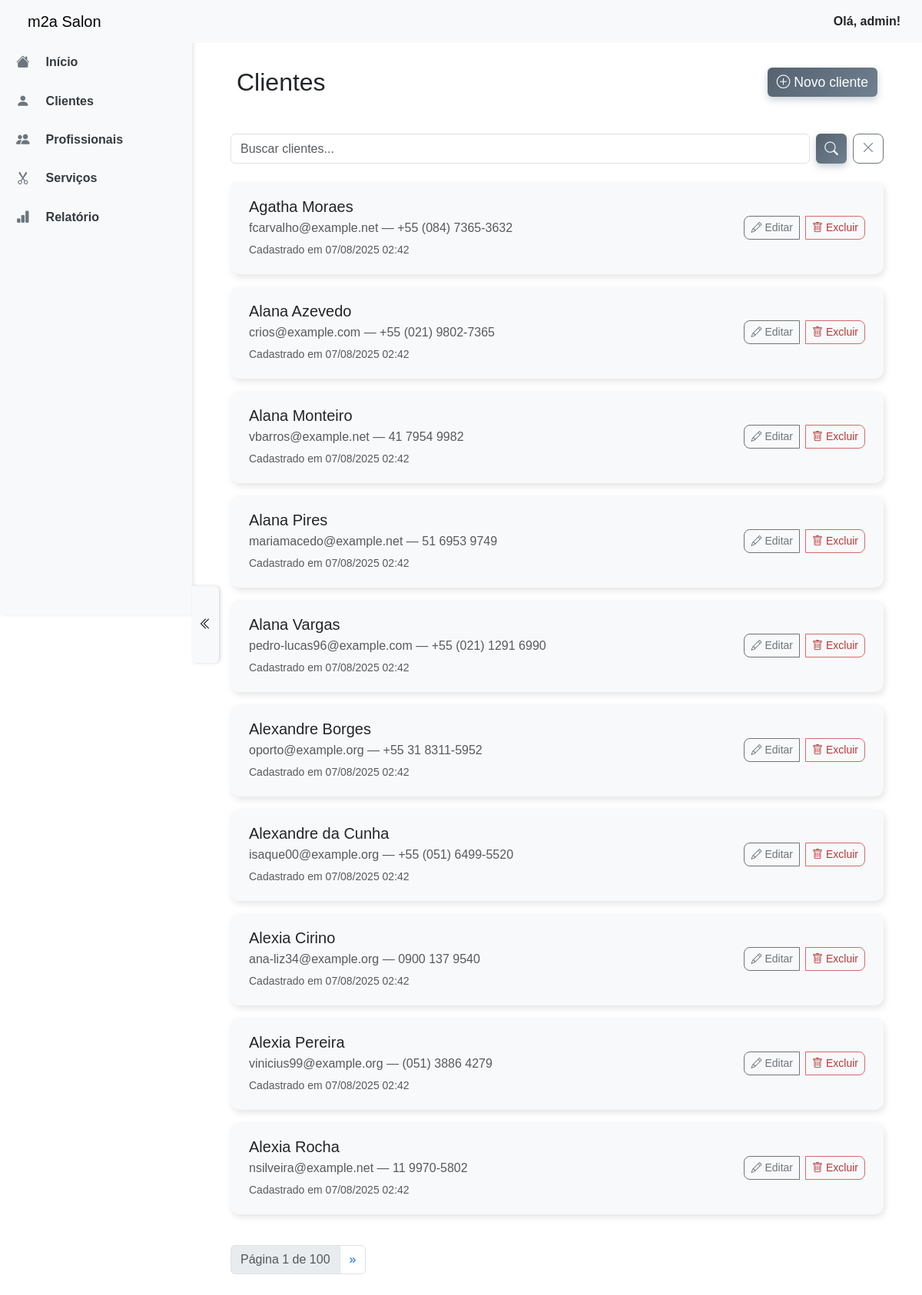
Screenshot of /clients/ (signed in) with the database file from the repository.
### m2a_salon_app/models.py (models this page shows, shortened)
class Client(models.Model):
    name = models.CharField(max_length=100)
    email = models.EmailField(unique=True)
    phone = models.CharField(max_length=20)
    created_at = models.DateTimeField(auto_now_add=True)
    class Meta:
        verbose_name = _('Cliente')
        verbose_name_plural = _('Clientes')

### m2a_salon_app/views.py (the view)
# urls.py: path('clients/', ClientListView.as_view(), name='client-list'),
@login_required_mixin
class ClientListView(ListView):
    model = Client
    context_object_name = 'clients'
    template_name = 'clients/list.html'
    paginate_by = 10
    ordering = ['name']
    def get_queryset(self):
        qs = super().get_queryset()
        query = self.request.GET.get('q')
        if query:
            qs = qs.filter(name__icontains=query)
        return qs
    def get_context_data(self, **kwargs):
        context = super().get_context_data(**kwargs)
        context['client_form'] = ClientForm()
        context['client_create_url'] = reverse_lazy('client-create')
        context['edit_forms'] = {
            client.pk: {
                'form': ClientForm(instance=client),
                'modal_id': f'edit-client-modal{client.pk}',
                'action_update_url': reverse('client-update', kwargs={'pk': client.pk}),
            }
            for client in context['clients']
        }
        context['delete_modal'] = {
            client.pk: {
                'modal_id': f'delete-client-modal{client.pk}',
                'action_delete_url': reverse('client-delete', kwargs={'pk': client.pk}),
                'object_name': client.name,
            }
            for client in context['clients']
        }
        return context

### m2a_salon_app/forms.py (shortened to what this page needs)
class ClientForm(forms.ModelForm):
    class Meta:
        model = Client
        fields = ['name', 'email', 'phone']
        labels = {
            'name': _('Nome'),
            'email': _('E-mail'),
            'phone': _('Telefone'),
        }
        widgets = {
            'name': forms.TextInput(attrs={
                'class': 'form-control',
                'placeholder': _('Nome completo'),
            }),
            'email': forms.EmailInput(attrs={
                'class': 'form-control',
                'placeholder': _('seu@exemplo.com'),
            }),
            'phone': forms.TextInput(attrs={
                'class': 'form-control',
                'placeholder': _('(XX) XXXXX-XXXX'),
            }),
        }

### m2a_salon_app/templatetags/custom_tags.py (called while the page is built)
@register.filter
def get_item(dictionary, key):
    return dictionary.get(key)

### m2a_salon_app/templates/clients/list.html (shortened to what this page needs)
{% extends 'base.html' %}
{% load custom_tags %}
{% block content %}
<header class="d-flex justify-content-between px-2 py-4">
    <h2 class="mb-4">Clientes</h2>
    <button type="button" class="btn btn-primary mb-4" data-bs-toggle="modal" data-bs-target="#clientModal">
        <i class="bi bi-plus-circle"></i> Novo cliente
    </button>
</header>
<form method="get" class="mb-4 d-flex w-100" role="search" aria-label="Buscar clientes">
    <input
        type="search"
        name="q"
        value="{{ request.GET.q|default:'' }}"
        class="form-control me-2"
        placeholder="Buscar clientes..."
        aria-label="Buscar clientes"
        autocomplete="off"
        autofocus
    >
    <button type="submit" class="btn btn-primary me-2" style="min-width: 40px; padding: 0.375rem 0.5rem;">
        <i class="bi bi-search"></i>
    </button>
    <a href="{% url 'client-list' %}" class="btn btn-outline-secondary" style="min-width: 40px; padding: 0.375rem 0.5rem;">
        <i class="bi bi-x-lg"></i>
    </a>
</form>
{% if clients %}
<div class="list-group">
    {% for client in clients %}
    <div class="list-group-item d-flex justify-content-between align-items-center">
        <div>
            <h5 class="mb-1">{{ client.name }}</h5>
            <p class="mb-1 text-muted">{{ client.email }} — {{ client.phone }}</p>
            <small class="text-muted">Cadastrado em {{ client.created_at|date:"d/m/Y H:i" }}</small>
        </div>
        <div class="btn-group gap-2" role="group" aria-label="Ações do cliente">
            <button class="btn btn-outline-secondary btn-sm d-flex align-items-center gap-1"
                    data-bs-toggle="modal" data-bs-target="#edit-client-modal{{ client.pk }}">
                <i class="bi bi-pencil"></i> Editar
            </button>
            <button class="btn btn-outline-danger btn-sm d-flex align-items-center gap-1"
                    data-bs-toggle="modal" data-bs-target="#delete-client-modal{{ client.pk }}">
                <i class="bi bi-trash"></i> Excluir
            </button>
        </div>
    </div>
    {% endfor %}
</div>
{% if is_paginated %}
<nav class="mt-4">
    <ul class="pagination">
        <li class="page-item disabled">
            <span class="page-link">Página {{ page_obj.number }} de {{ page_obj.paginator.num_pages }}</span>
        </li>
        {% if page_obj.has_next %}
        <li class="page-item">
            <a class="page-link" href="?page={{ page_obj.next_page_number }}">&raquo;</a>
        </li>
        {% endif %}
    </ul>
</nav>
{% endif %}
{% else %}
<p class="text-muted">Nenhum cliente cadastrado.</p>
{% endif %}
{% endblock %}

### templates/base.html (shortened to what this page needs)
{% load static %}
<!DOCTYPE html>
<html lang="pt-br">
<head>
    <link href="https://cdn.jsdelivr.net/npm/bootstrap@5.3.7/dist/css/bootstrap.min.css" rel="stylesheet"
/>
    <link rel="stylesheet" href="https://cdn.jsdelivr.net/npm/bootstrap-icons@1.11.3/font/bootstrap-icons.css">
    <link rel="stylesheet" href="{% static 'css/sidebar.css' %}">
    <link rel="stylesheet" href="{% static 'css/global.css' %}">
</head>
<body>
<div id="sidebar">
    <ul class="nav flex-column px-3 mt-5">
        <li class="nav-item mb-2">
            <a class="nav-link" href="{% url 'home' %}">
                <i class="bi bi-house-fill"></i>
                <span class="link-text fw-semibold">Início</span>
            </a>
        </li>
        <li class="nav-item mb-2">
            <a class="nav-link" href="{% url 'client-list' %}">
                <i class="bi bi-person-fill"></i>
                <span class="link-text fw-semibold">Clientes</span>
            </a>
        </li>
        <li class="nav-item mb-2">
            <a class="nav-link" href="{% url 'professional-list' %}">
                <i class="bi bi-people-fill"></i>
                <span class="link-text fw-semibold">Profissionais</span>
            </a>
        </li>
        <li class="nav-item mb-2">
            <a class="nav-link" href="{% url 'service-list' %}">
                <i class="bi bi-scissors"></i>
                <span class="link-text fw-semibold">Serviços</span>
            </a>
        </li>
        <li class="nav-item mb-2">
            <a class="nav-link" href="{% url 'report-completed' %}">
                <i class="bi bi-bar-chart-fill"></i>
                <span class="link-text fw-semibold">Relatório</span>
            </a>
        </li>
    </ul>
</div>
<button id="menu-toggle" title="Alternar menu">
    <i class="bi bi-chevron-double-left"></i>
</button>
<nav class="navbar navbar-expand-lg navbar-light bg-light fixed-top">
    <div class="container-fluid">
        <a class="navbar-brand ms-4" href="/">m2a Salon</a>
        <div class="d-flex ms-auto align-items-center">
            <span class="nav-user-name">
              Olá, {{ request.user.get_full_name|default:request.user.username }}!
            </span>
        </div>
    </div>
</nav>
<div id="content-wrapper" class="d-flex justify-content-center">
    <div id="content" class="w-100">
        {% block content %}{% endblock %}
    </div>
</div>
<div
        id="toast-container"
        aria-live="polite" aria-atomic="true"
        class="position-fixed bottom-0 start-0 p-3"
        style="z-index: 1080;"
>
</div>
</body>
</html>

### static/css/sidebar.css (style rules this page uses)
body { overflow-x: hidden; margin: 0; font-family: Arial, sans-serif; }
#sidebar { position: fixed; top: 0; left: 0; height: 100vh; width: 250px; background-color: #f8f9fa; padding-top: 60px; transition: width 0.3s ease; overflow: hidden; z-index: 1; box-shadow: 2px 0 5px rgba(0, 0, 0, 0.1); }
#sidebar .nav { margin: 0 !important; padding: 0 !important; }
#sidebar .nav-link { font-size: 1rem; color: #343a40; display: flex; align-items: center; padding: 0.5rem 0; transition: background-color 0.2s, color 0.2s; }
#sidebar .nav-link i.bi { font-size: 1.1rem; color: #6c757d; transition: color 0.2s; margin-left: 21px; margin-right: 21px; }
#menu-toggle { position: fixed; top: 45%; left: 250px; height: 100px; width: 35px; padding: 0; border-radius: 0 0.375rem 0.375rem 0; border: none; background-color: #fff; display: flex; align-items: center; justify-content: center; cursor: pointer; transition: left 0.3s ease; background-color: #F8F9FA; z-index: 2; box-shadow: 2px 0 4px rgba(0, 0, 0, 0.15); }
#sidebar ~ #content-wrapper { transition: 0.3s ease; }
#content { margin-left: 250px; transition: margin-left 0.3s ease; padding: 20px 50px; }
.navbar { z-index: 1; }

### static/css/global.css (style rules this page uses)
#content-wrapper #content { max-width: 1000px; padding-top: 4rem; transition: 0.3s ease; }
.nav-user-name { font-weight: 600; font-size: 1rem; margin-right: 1rem; user-select: none; }
.list-group-item { border: none; border-radius: 0.75rem; box-shadow: 2px 4px 8px rgba(0, 0, 0, 0.1); margin-bottom: 1rem; padding: 1.25rem 1.5rem; transition: transform 0.2s ease; background-color: #F8F9FA; }
.btn-primary { background: linear-gradient(135deg, #556270 0%, #708090 100%); border: none; box-shadow: 0 4px 10px rgba(80, 100, 120, 0.3); transition: all 0.3s ease; font-size: 1.1rem; color: white; }
.btn-outline-danger { color: #b33a3a; border-color: #d46a6a; font-weight: 600; transition: all 0.3s ease; }
.btn-outline-secondary, .btn-outline-danger { border-radius: 0.5rem; font-weight: 500; transition: all 0.15s ease; }

### rows the page displays
Client: name "Agatha Moraes", email "fcarvalho@example.net", phone "+55 (084) 7365-3632", created_at "07/08/2025 02:42"
Client: name "Alana Azevedo", email "crios@example.com", phone "+55 (021) 9802-7365", created_at "07/08/2025 02:42"
Client: name "Alana Monteiro", email "vbarros@example.net", phone "41 7954 9982", created_at "07/08/2025 02:42"
Client: name "Alana Pires", email "mariamacedo@example.net", phone "51 6953 9749", created_at "07/08/2025 02:42"
Client: name "Alana Vargas", email "pedro-lucas96@example.com", phone "+55 (021) 1291 6990", created_at "07/08/2025 02:42"
Client: name "Alexandre Borges", email "oporto@example.org", phone "+55 31 8311-5952", created_at "07/08/2025 02:42"
Client: name "Alexandre da Cunha", email "isaque00@example.org", phone "+55 (051) 6499-5520", created_at "07/08/2025 02:42"
Client: name "Alexia Cirino", email "ana-liz34@example.org", phone "0900 137 9540", created_at "07/08/2025 02:42"
Client: name "Alexia Pereira", email "vinicius99@example.org", phone "(051) 3886 4279", created_at "07/08/2025 02:42"
Client: name "Alexia Rocha", email "nsilveira@example.net", phone "11 9970-5802", created_at "07/08/2025 02:42"

### other values shown
{{ request.user.get_full_name|default:request.user.username }} "admin"
{{ page_obj.number }} "1"
{{ page_obj.paginator.num_pages }} "100"
